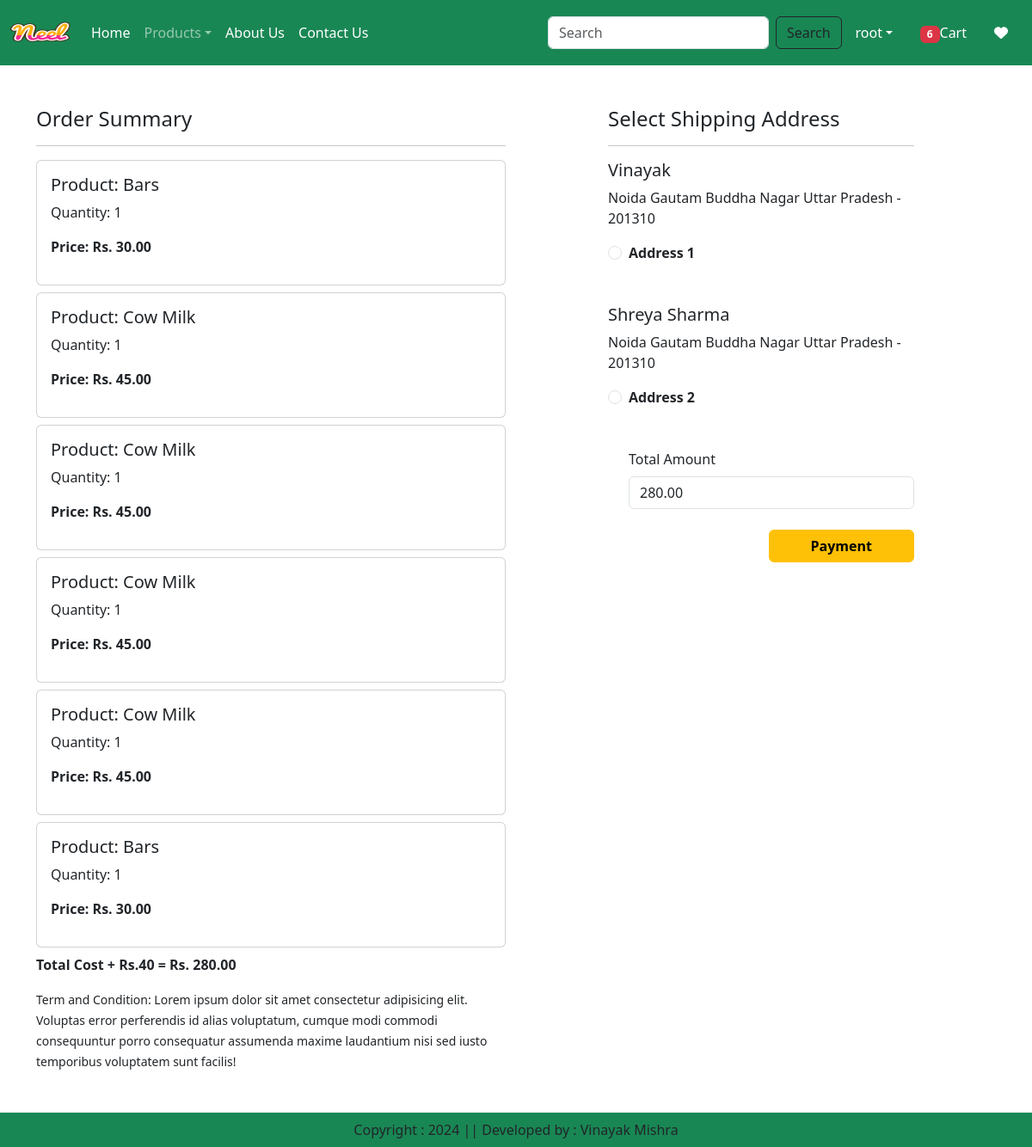
Before: /checkout/ (signed in) with the older database file.
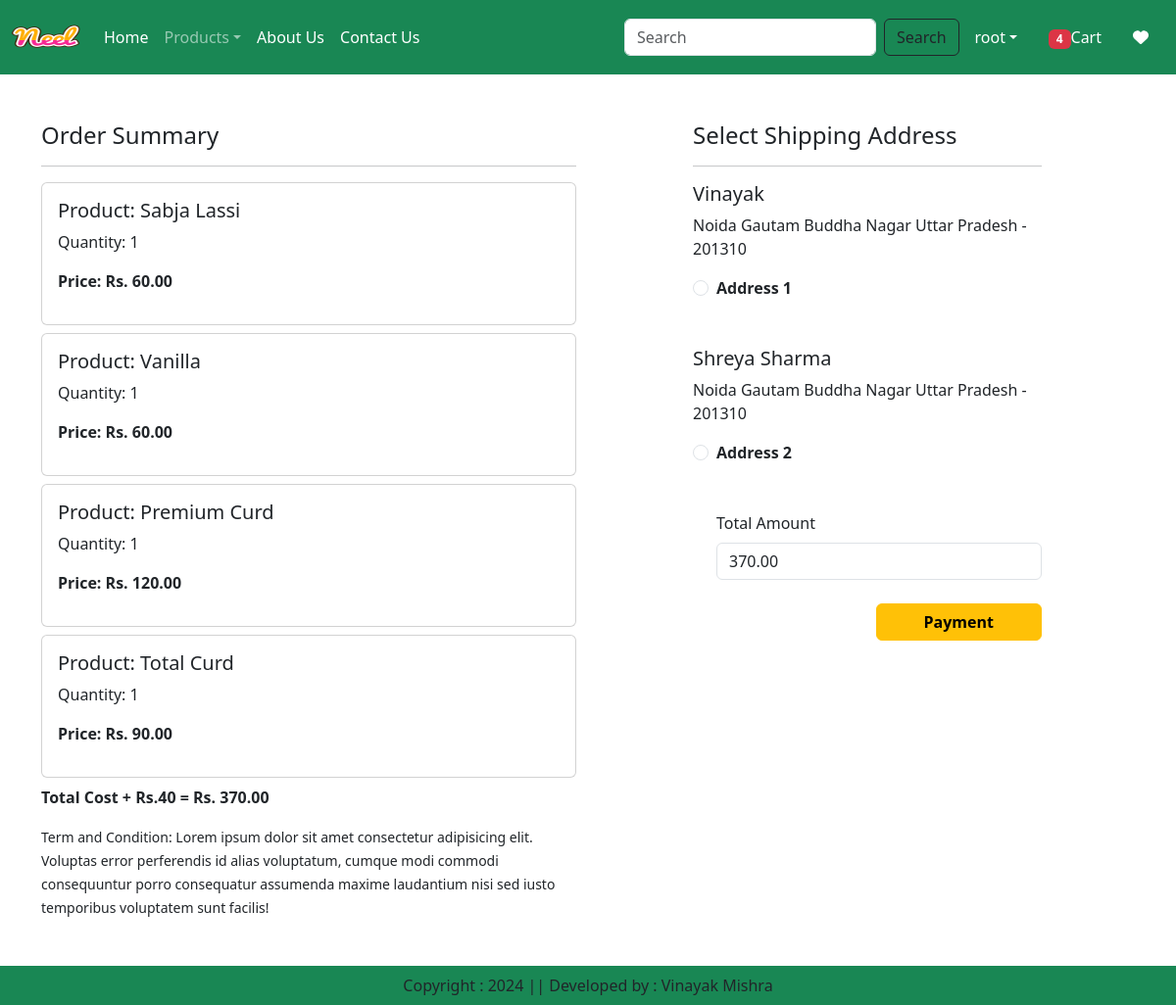
After: the same page with the newer database file.
### app/models.py (models this page shows, shortened)
class Cart(models.Model):
    user = models.ForeignKey(User,on_delete=models.CASCADE)
    product = models.ForeignKey(Product,on_delete=models.CASCADE)
    quantity = models.PositiveIntegerField(default=1)

class Product(models.Model):
    title = models.CharField(max_length=200)
    description = models.TextField()
    discounted_price = models.DecimalField(max_digits=10, decimal_places=2)
    selling_price = models.DecimalField(max_digits=10, decimal_places=2)
    category = models.CharField(max_length=100)
    product_image = models.ImageField(upload_to='products/')
    slug = models.SlugField(max_length=100, unique=True, blank=True)

class Customer(models.Model):
    user = models.ForeignKey(User, on_delete=models.CASCADE)
    name = models.CharField(max_length=200)
    locality = models.CharField(max_length=200)
    city = models.CharField(max_length=50)
    mobile =models.IntegerField(default=0)
    zipcode = models.IntegerField()
    state = models.CharField(choices=STATE_CHOICES, max_length=100)

### app/views.py (the view, shortened to what this page needs)
# urls.py: path('checkout/', views.checkout.as_view(), name='checkout'),
@method_decorator(login_required,name='dispatch')
class checkout(View):
    def get(self, request):
     totalitem = 0
     wishlitem = 0
     if request.user.is_authenticated:
        totalitem = len(Cart.objects.filter(user=request.user))
        wishitem = len(Wishlist.objects.filter(user=request.user))
        user=request.user
        add=Customer.objects.filter(user=user)
        cart_items =Cart.objects.filter(user=user)
        famount = 0
        for p in cart_items:
            value = p.quantity * p.product.discounted_price
            famount = famount + value
        totalamount = famount  + 40
        razoramount = int(totalamount * 100)
        client = razorpay.Client(auth=(settings.RAZOR_KEY_ID, settings.RAZOR_KEY_SECRET))
        data = {"amount": razoramount, "currency": "INR", "receipt": "order_rcptid_12"}
        payment_response = client.order.create(data=data)
        print(payment_response)
        order_id = payment_response['id']
        order_status = payment_response['status']
        return render(request, 'app/checkout.html', locals())

### app/templates/app/checkout.html (shortened to what this page needs)
{% extends 'app/base.html' %}
{% load static %}
{% block main-content %}
<div class="container">
    <div class="row mt-5">
        <div class="col-sm-6">
            <h4>Order Summary</h4>
            <hr>
            {% for item in cart_items %}
            <div class="card mb-2">
                <div class="card-body">
                    <h5>Product: {{ item.product.title }}</h5>
                    <p>Quantity: {{ item.quantity }}</p>
                    <p class="fw-bold">Price: Rs. {{ item.product.discounted_price }}</p>
                </div>
            </div>
            {% endfor %}
            <p class="fw-bold">Total Cost + Rs.40 = Rs. {{ totalamount }}</p>
            <small>Term and Condition: Lorem ipsum dolor sit amet consectetur adipisicing elit. Voluptas error perferendis id alias voluptatum, cumque modi commodi consequuntur porro consequatur assumenda maxime laudantium nisi sed iusto temporibus voluptatem sunt facilis!</small>
        </div>
        <div class="col-sm-4 offset-sm-1">
            <h4>Select Shipping Address</h4>
            <hr>
            <form action="" method="post" id="myform">
                {% for ad in add %}
                <div class="card-body">
                    <h5>{{ ad.name }}</h5>
                    <p>{{ ad.locality }} {{ ad.city }} {{ ad.state }} - {{ ad.zipcode }}</p>
                </div>
                <div class="form-check mt-2 mb-5">
                    <input type="radio" class="form-check-input" name="custid" id="custadd{{ forloop.counter }}" value="{{ ad.id }}">
                    <label for="custadd{{ forloop.counter }}" class="form-check-label fw-bold">
                        Address {{ forloop.counter }}
                    </label>
                </div>
                {% endfor %}
                <div class="form-check mb-2">
                    <label for="totalamount" class="form-label">Total Amount</label>
                    <input class="form-control" type="number" name="totalamount" value="{{ totalamount }}" readonly>
                </div>
                <div class="text-end">
                    <button id="rzp-button1" type="submit" class="btn btn-warning mt-3 px-5 fw-bold">Payment</button>
                </div>
            </form>
        </div>
    </div>
</div>
{% endblock main-content %}

### app/templates/app/base.html (shortened to what this page needs)
{% load static %}
<!DOCTYPE html>
<html lang="en">
<head>
    <link href="https://cdn.jsdelivr.net/npm/bootstrap@5.3.3/dist/css/bootstrap.min.css" rel="stylesheet">
    <link rel="stylesheet" href="https://cdnjs.cloudflare.com/ajax/libs/font-awesome/6.0.0-beta3/css/all.min.css">
    <link rel="stylesheet" href="{% static 'app/css/owl.carousel.min.css' %}"/>
    <link rel="stylesheet" href="{% static 'app/css/all.min.css' %}"/>
    <link rel="stylesheet" href="{% static 'app/css/style.css' %}"/>
</head>
<body>
    <nav class="navbar navbar-expand-lg navbar-dark bg-success">
        <div class="container-fluid">
            <a class="navbar-brand" href="#"><img src="{% static 'app/images/product/neel.png' %}" width="70" height="50" alt="Brand Logo"></a>
            <div class="collapse navbar-collapse" id="navbarSupportedContent">
                <ul class="navbar-nav me-auto mb-2 mb-lg-0">
                    {% if request.user.is_authenticated %}
                    <li class="nav-item">
                        <a class="nav-link active" aria-current="page" href="/">Home</a>
                    </li>
                    <li class="nav-item dropdown">
                        <a class="nav-link dropdown-toggle" href="#" role="button" data-bs-toggle="dropdown" aria-expanded="false">Products</a>
                    </li>
                    <li class="nav-item">
                        <a class="nav-link text-white" href="{% url 'about' %}">About Us</a>
                    </li>
                    <li class="nav-item">
                        <a class="nav-link text-white" href="{% url 'contact' %}">Contact Us</a>
                    </li>
                </ul>
                <form class="d-flex" role="search" action="/search">
                    <input class="form-control me-2" type="search" placeholder="Search" aria-label="Search" name="search">
                    <button class="btn btn-outline-dark " type="submit">Search</button>
                </form>
            </div>
            <ul class="navbar-nav ms-auto mb-2 mb-lg-0">
                <li class="dropdown mx-2 nav-item">
                    <a class="nav-link dropdown-toggle text-white" href="#" id="profileDropdown" role="button" data-bs-toggle="dropdown" aria-expanded="false">{{ request.user.username }}</a>
                </li>
                <li class="nav-item mx-2">
                    <a href="{% url 'showcart' %}" class="nav-link text-white"> <span class="badge bg-danger">{% if totalitem > 0 %} {{totalitem}} {% endif %}</span>Cart</a>
                </li>
                <li class="nav-item mx-2">
                    <a href="{% url 'showwishlist' %}" class="nav-link text-white"> <i class="fa fa-heart"></i></a>
                </li>
                {% endif %}
            </ul>
        </div>
    </nav>
    {% block main-content %}{% endblock %}
    <footer class="container-fluid bg-success text-center p-2 mt-5">
        Copyright : 2024 || Developed by : Vinayak Mishra
    </footer>
</body>
</html>

Changed rows visible on the page:
removed Cart: product "Bars", quantity "1", product.discounted_price "30.00"
removed Cart: product "Cow Milk", quantity "1", product.discounted_price "45.00"
removed Cart: product "Cow Milk", quantity "1", product.discounted_price "45.00"
removed Cart: product "Cow Milk", quantity "1", product.discounted_price "45.00"
removed Cart: product "Cow Milk", quantity "1", product.discounted_price "45.00"
removed Cart: product "Bars", quantity "1", product.discounted_price "30.00"
added Cart: product "Sabja Lassi", quantity "1", product.discounted_price "60.00"
added Cart: product "Vanilla", quantity "1", product.discounted_price "60.00"
added Cart: product "Premium Curd", quantity "1", product.discounted_price "120.00"
added Cart: product "Total Curd", quantity "1", product.discounted_price "90.00"
Other visible differences:
{{ totalitem }}: "6" → "4"
{{ totalamount }}: "280.00" → "370.00"
form field totalamount: "280.00" → "370.00"
